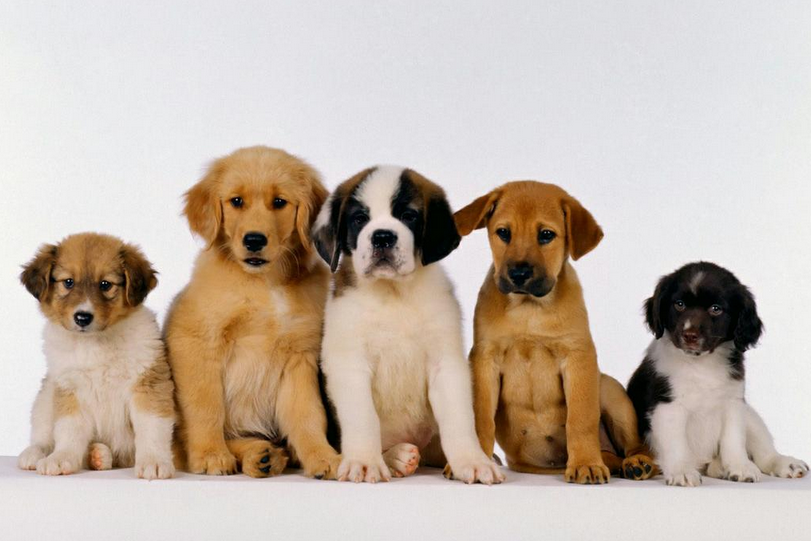
#> input picture Lucas/Lucas Cachorro/cachorro.jpg, 811 x 541 px
$ python detector.py
#> lines starting #> are read from the running program, lines starting #| are printed output that depends on the picture; after the words box and inside, x2 and y2 are one past the last pixel; in counts of white or black regions, pixels touching at a corner belong together
#> further down, imagem_cachorro is the input picture: shape (541, 811, 3); mean B, G, R 170.5, 182.7, 196.8
import cv2
import numpy as np

def detectar_rosto_cachorro(imagem):
    # Carrega o classificador pré-treinado para detecção de faces de cachorros
    classificador_cachorro = cv2.CascadeClassifier('dog2.xml')

    # Converte a imagem em escala de cinza
    imagem_cinza = cv2.cvtColor(imagem, cv2.COLOR_BGR2GRAY)
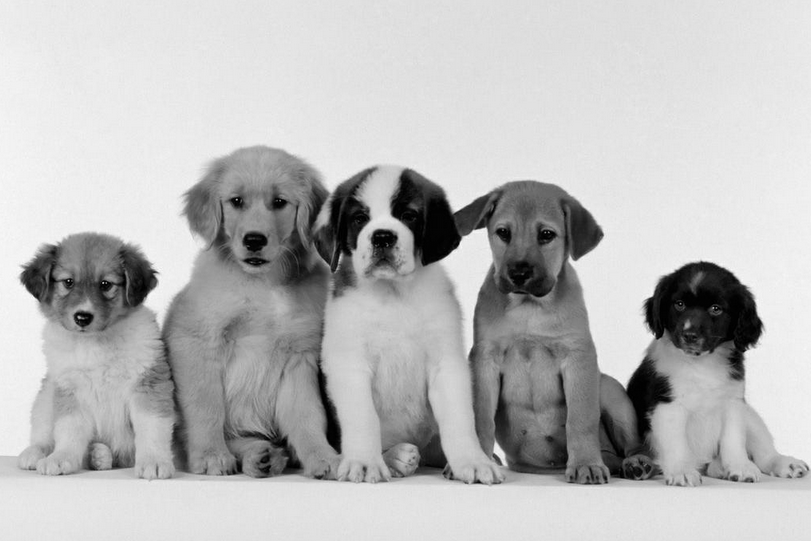
#> imagem_cinza: shape (541, 811); min 0, max 253, mean 185.6

    # Detecta os rostos na imagem
    rostos_cachorros = classificador_cachorro.detectMultiScale(imagem_cinza,1.345,5,75)
#> rostos_cachorros = [[486, 216, 74, 74], [513, 196, 58, 58], [217, 187, 82, 82], [342, 195, 83, 83], [535, 282, 175, 175]]
    font=cv2.FONT_HERSHEY_SIMPLEX

    # Desenha um retângulo ao redor de cada rosto detectado
    for (x, y, w, h) in rostos_cachorros:
        cv2.rectangle(imagem, (x, y), (x+w, y+h), (0, 255, 0), 2)
        cv2.putText(imagem,'Cachorro',(x,y),font,0.9,(0,255,0),2)
#> this loop made 5 passes
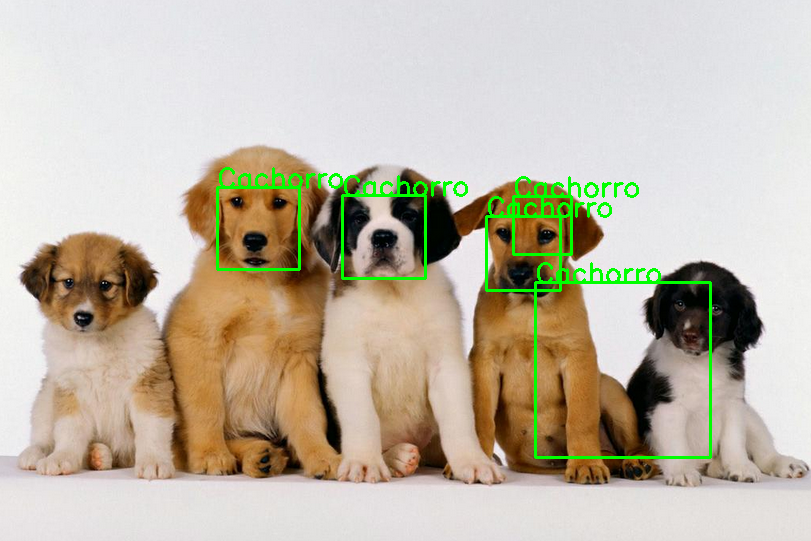
#> imagem: shape (541, 811, 3); 2.09% of pixels changed, all inside (x1, y1, x2, y2) = (216, 167, 712, 459)

    # Retorna a imagem com os rostos detectados
    return imagem

# Carrega a imagem
imagem_cachorro = cv2.imread('cachorro.jpg')

# Realiza a detecção de rostos de cachorros
imagem_com_rostos = detectar_rosto_cachorro(imagem_cachorro)

# Exibe a imagem com os rostos detectados
cv2.imshow('Rostos de Cachorros', imagem_com_rostos)
cv2.waitKey(0)
cv2.destroyAllWindows()
